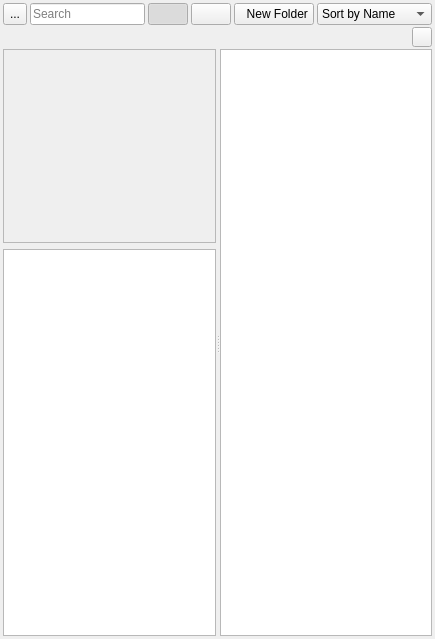
<?xml version="1.0" encoding="UTF-8"?>
<ui version="4.0">
 <class>CResourceBrowser</class>
 <widget class="QWidget" name="CResourceBrowser">
  <property name="geometry">
   <rect>
    <x>0</x>
    <y>0</y>
    <width>435</width>
    <height>639</height>
   </rect>
  </property>
  <property name="windowTitle">
   <string>Resource Browser</string>
  </property>
  <layout class="QVBoxLayout" name="verticalLayout_2" stretch="0,0,1">
   <property name="spacing">
    <number>2</number>
   </property>
   <property name="leftMargin">
    <number>3</number>
   </property>
   <property name="topMargin">
    <number>3</number>
   </property>
   <property name="rightMargin">
    <number>3</number>
   </property>
   <property name="bottomMargin">
    <number>3</number>
   </property>
   <item>
    <layout class="QHBoxLayout" name="horizontalLayout_3">
     <property name="spacing">
      <number>3</number>
     </property>
     <item>
      <widget class="QToolButton" name="OptionsToolButton">
       <property name="sizePolicy">
        <sizepolicy hsizetype="Fixed" vsizetype="Fixed">
         <horstretch>1</horstretch>
         <verstretch>0</verstretch>
        </sizepolicy>
       </property>
       <property name="maximumSize">
        <size>
         <width>32</width>
         <height>32</height>
        </size>
       </property>
       <property name="text">
        <string>...</string>
       </property>
       <property name="icon">
        <iconset resource="../Icons.qrc">
         <normaloff>:/icons/Gear_16px.png</normaloff>:/icons/Gear_16px.png</iconset>
       </property>
       <property name="iconSize">
        <size>
         <width>16</width>
         <height>16</height>
        </size>
       </property>
       <property name="popupMode">
        <enum>QToolButton::InstantPopup</enum>
       </property>
       <property name="arrowType">
        <enum>Qt::NoArrow</enum>
       </property>
      </widget>
     </item>
     <item>
      <widget class="CTimedLineEdit" name="SearchBar">
       <property name="sizePolicy">
        <sizepolicy hsizetype="Expanding" vsizetype="Fixed">
         <horstretch>5</horstretch>
         <verstretch>0</verstretch>
        </sizepolicy>
       </property>
       <property name="placeholderText">
        <string>Search</string>
       </property>
       <property name="clearButtonEnabled">
        <bool>true</bool>
       </property>
      </widget>
     </item>
     <item>
      <widget class="QPushButton" name="ResourceTreeButton">
       <property name="sizePolicy">
        <sizepolicy hsizetype="Fixed" vsizetype="Fixed">
         <horstretch>0</horstretch>
         <verstretch>0</verstretch>
        </sizepolicy>
       </property>
       <property name="text">
        <string/>
       </property>
       <property name="icon">
        <iconset resource="../Icons.qrc">
         <normaloff>:/icons/Tree_24px.png</normaloff>:/icons/Tree_24px.png</iconset>
       </property>
       <property name="iconSize">
        <size>
         <width>24</width>
         <height>24</height>
        </size>
       </property>
       <property name="checkable">
        <bool>true</bool>
       </property>
       <property name="checked">
        <bool>true</bool>
       </property>
      </widget>
     </item>
     <item>
      <widget class="QPushButton" name="ResourceListButton">
       <property name="sizePolicy">
        <sizepolicy hsizetype="Fixed" vsizetype="Fixed">
         <horstretch>0</horstretch>
         <verstretch>0</verstretch>
        </sizepolicy>
       </property>
       <property name="text">
        <string/>
       </property>
       <property name="icon">
        <iconset resource="../Icons.qrc">
         <normaloff>:/icons/Instances.png</normaloff>:/icons/Instances.png</iconset>
       </property>
       <property name="iconSize">
        <size>
         <width>24</width>
         <height>24</height>
        </size>
       </property>
       <property name="checkable">
        <bool>true</bool>
       </property>
      </widget>
     </item>
     <item>
      <widget class="QPushButton" name="NewFolderButton">
       <property name="text">
        <string>  New Folder</string>
       </property>
       <property name="icon">
        <iconset resource="../Icons.qrc">
         <normaloff>:/icons/Plus.png</normaloff>:/icons/Plus.png</iconset>
       </property>
       <property name="iconSize">
        <size>
         <width>16</width>
         <height>16</height>
        </size>
       </property>
      </widget>
     </item>
     <item>
      <widget class="QComboBox" name="SortComboBox">
       <property name="sizePolicy">
        <sizepolicy hsizetype="Preferred" vsizetype="Fixed">
         <horstretch>5</horstretch>
         <verstretch>0</verstretch>
        </sizepolicy>
       </property>
       <item>
        <property name="text">
         <string>Sort by Name</string>
        </property>
       </item>
       <item>
        <property name="text">
         <string>Sort by Size</string>
        </property>
       </item>
      </widget>
     </item>
    </layout>
   </item>
   <item>
    <layout class="QHBoxLayout" name="horizontalLayout" stretch="1,0">
     <item>
      <widget class="QLabel" name="TableDescriptionLabel">
       <property name="sizePolicy">
        <sizepolicy hsizetype="Preferred" vsizetype="Minimum">
         <horstretch>0</horstretch>
         <verstretch>0</verstretch>
        </sizepolicy>
       </property>
       <property name="font">
        <font>
         <pointsize>8</pointsize>
        </font>
       </property>
       <property name="text">
        <string/>
       </property>
      </widget>
     </item>
     <item>
      <widget class="QPushButton" name="ClearButton">
       <property name="maximumSize">
        <size>
         <width>20</width>
         <height>20</height>
        </size>
       </property>
       <property name="text">
        <string/>
       </property>
       <property name="icon">
        <iconset resource="../Icons.qrc">
         <normaloff>:/icons/ToParentFolder_16px.png</normaloff>:/icons/ToParentFolder_16px.png</iconset>
       </property>
      </widget>
     </item>
    </layout>
   </item>
   <item>
    <widget class="QSplitter" name="splitter">
     <property name="orientation">
      <enum>Qt::Horizontal</enum>
     </property>
     <widget class="QWidget" name="layoutWidget">
      <layout class="QVBoxLayout" name="verticalLayout">
       <item>
        <widget class="QScrollArea" name="FilterCheckboxScrollArea">
         <property name="sizePolicy">
          <sizepolicy hsizetype="Preferred" vsizetype="Fixed">
           <horstretch>0</horstretch>
           <verstretch>1</verstretch>
          </sizepolicy>
         </property>
         <property name="maximumSize">
          <size>
           <width>16777215</width>
           <height>200</height>
          </size>
         </property>
         <property name="widgetResizable">
          <bool>true</bool>
         </property>
         <widget class="QWidget" name="scrollAreaWidgetContents">
          <property name="geometry">
           <rect>
            <x>0</x>
            <y>0</y>
            <width>209</width>
            <height>187</height>
           </rect>
          </property>
         </widget>
        </widget>
       </item>
       <item>
        <widget class="QTreeView" name="DirectoryTreeView">
         <property name="sizePolicy">
          <sizepolicy hsizetype="Preferred" vsizetype="Expanding">
           <horstretch>0</horstretch>
           <verstretch>2</verstretch>
          </sizepolicy>
         </property>
         <property name="font">
          <font>
           <pointsize>8</pointsize>
          </font>
         </property>
         <property name="editTriggers">
          <set>QAbstractItemView::NoEditTriggers</set>
         </property>
         <property name="alternatingRowColors">
          <bool>true</bool>
         </property>
         <property name="selectionMode">
          <enum>QAbstractItemView::SingleSelection</enum>
         </property>
         <property name="iconSize">
          <size>
           <width>16</width>
           <height>16</height>
          </size>
         </property>
         <property name="verticalScrollMode">
          <enum>QAbstractItemView::ScrollPerPixel</enum>
         </property>
         <property name="indentation">
          <number>12</number>
         </property>
         <attribute name="headerVisible">
          <bool>false</bool>
         </attribute>
        </widget>
       </item>
      </layout>
     </widget>
     <widget class="CResourceTableView" name="ResourceTableView">
      <property name="sizePolicy">
       <sizepolicy hsizetype="Expanding" vsizetype="Expanding">
        <horstretch>0</horstretch>
        <verstretch>0</verstretch>
       </sizepolicy>
      </property>
      <property name="font">
       <font>
        <pointsize>8</pointsize>
       </font>
      </property>
      <property name="contextMenuPolicy">
       <enum>Qt::CustomContextMenu</enum>
      </property>
      <property name="editTriggers">
       <set>QAbstractItemView::NoEditTriggers</set>
      </property>
      <property name="dragEnabled">
       <bool>true</bool>
      </property>
      <property name="dragDropMode">
       <enum>QAbstractItemView::DragDrop</enum>
      </property>
      <property name="defaultDropAction">
       <enum>Qt::MoveAction</enum>
      </property>
      <property name="alternatingRowColors">
       <bool>true</bool>
      </property>
      <property name="selectionMode">
       <enum>QAbstractItemView::ExtendedSelection</enum>
      </property>
      <property name="selectionBehavior">
       <enum>QAbstractItemView::SelectRows</enum>
      </property>
      <property name="verticalScrollMode">
       <enum>QAbstractItemView::ScrollPerPixel</enum>
      </property>
      <property name="horizontalScrollMode">
       <enum>QAbstractItemView::ScrollPerPixel</enum>
      </property>
      <property name="sortingEnabled">
       <bool>true</bool>
      </property>
      <attribute name="horizontalHeaderVisible">
       <bool>false</bool>
      </attribute>
      <attribute name="verticalHeaderVisible">
       <bool>false</bool>
      </attribute>
     </widget>
    </widget>
   </item>
  </layout>
 </widget>
 <customwidgets>
  <customwidget>
   <class>CTimedLineEdit</class>
   <extends>QLineEdit</extends>
   <header>Editor/Widgets/CTimedLineEdit.h</header>
  </customwidget>
  <customwidget>
   <class>CResourceTableView</class>
   <extends>QTableView</extends>
   <header>Editor/ResourceBrowser/CResourceTableView.h</header>
  </customwidget>
 </customwidgets>
 <resources>
  <include location="../Icons.qrc"/>
 </resources>
 <connections/>
</ui>
